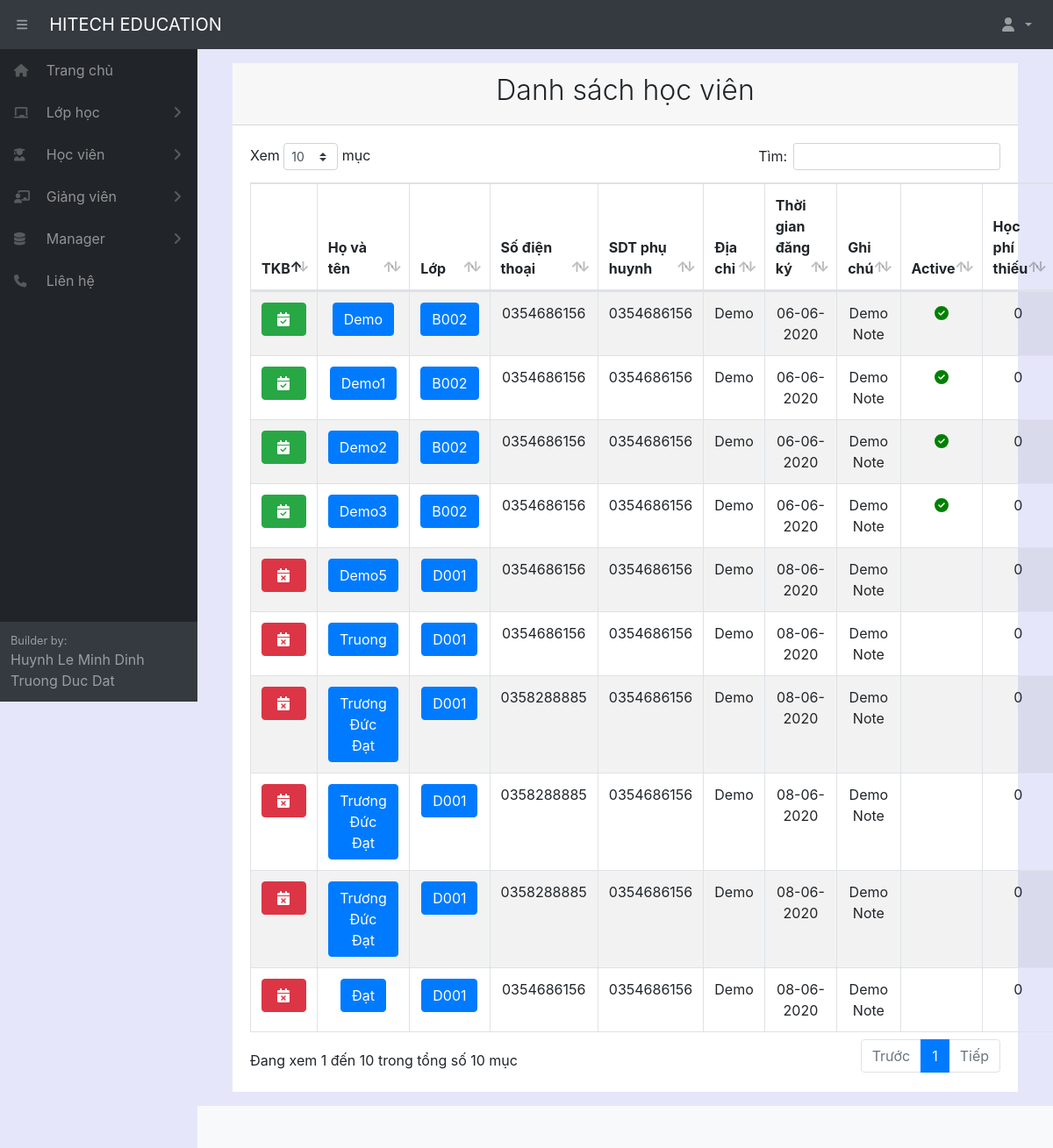
The app's page /liststudent/ (signed in) with its own data.
### home/models.py (models this page shows, shortened)
class Student(models.Model):
    fullname = models.CharField(max_length=100, verbose_name="Tên học sinh")
    gender = models.ForeignKey(Gender, null= True, on_delete=models.SET_NULL)
    birthday = models.DateField(verbose_name="Ngày sinh")
    identity_card = models.CharField(max_length=100, null = True, blank=True, verbose_name="CMND")
    phonenumber = models.CharField(max_length=100, null = True, blank=True, verbose_name="SDT")
    phonenumber_family = models.CharField(max_length=100, null = True, blank=True, verbose_name="SDT phụ huynh")
    email = models.CharField(max_length=100, null = True, blank=True, verbose_name="Email")
    adress = models.CharField(max_length=300, null = True, blank=True, verbose_name="Địa chỉ")
    classname = models.ForeignKey(Classname, null= True, on_delete=models.SET_NULL)
    fee = models.IntegerField(default=0, verbose_name="Học phí")
    fee_remain = models.IntegerField(default=0, verbose_name="Học phí còn lại")
    create_date = models.DateField(auto_now_add=True, verbose_name="Ngày đăng ký học")
    havedetailschedule = active = models.BooleanField(default=False, verbose_name="Thời khóa biểu cá nhân")
    note = models.CharField(max_length=300, null = True, blank=True, verbose_name="Ghi chú")
    active = models.BooleanField(default=True, verbose_name="Trạng thái")
    class Meta:
        ordering =["fullname"]
        verbose_name_plural = "Học sinh"

class Classname(models.Model):
    fullname = models.CharField(max_length=100, verbose_name="Tên lớp học")
    startdate = models.DateField(auto_now_add=True, verbose_name="Ngày bắt đầu")
    room = models.ForeignKey(Room, null= True, on_delete=models.SET_NULL)
    unit = models.ForeignKey(Unit, null = True, on_delete=models.SET_NULL)
    timeshift = models.ForeignKey(TimeShift, null = True, on_delete=models.SET_NULL)
    startdate = models.DateField(verbose_name="Ngày bắt đầu học")
    timeweek = models.ForeignKey(TimeWeek, null = True, on_delete=models.SET_NULL)
    teacher = models.ForeignKey(Teacher, null = True, on_delete=models.SET_NULL)
    datecount = models.IntegerField(default=0, blank=True, verbose_name="Số buổi học")
    note = models.CharField(max_length=300, null = True, blank=True, verbose_name="Ghi chú")
    active = models.BooleanField(default=True, verbose_name="Trạng thái")
    def __str__(self):
        return  self.fullname
    class Meta:
        ordering =["fullname"]
        verbose_name_plural = "Lớp học"

### home/decorators.py (the view)
        def wrapper_func(request, *args, **kwargs):
            group = None
            if request.user.groups.exists():
                group = request.user.groups.all()[0].name
            if group in allowed_roles:
                return view_func(request, *args, **kwargs)
            else:
                return redirect('errorrole')

### home/views.py (called while the page is built)
@login_required(login_url='login')
@allowed_users(allowed_roles=['admin','manager','staff'])
def listStudent(request):
    form = CreateStudentForm()
    liststudent = Student.objects.all()
    listclass = Classname.objects.all()
    for i1 in listclass:
        startdate = datetime.strptime(str(i1.startdate), '%Y-%m-%d')
        today = datetime.now()
        if startdate <= today:
            i1.active=1
            i1.save()
        for a in liststudent:
            if i1.pk==a.classname_id:
                if startdate <= today:
                    a.active=1
                    a.save()
    context = {'listclass': listclass,'liststudent': liststudent}
    return render(request, 'student/student.html', context)

### home/templates/student/student.html (shortened to what this page needs)
{% extends "pages/base.html" %}
{% block content %}
{% load static %}
<div class="card-header">
    <h2 class="text-center font-weight-light">Danh sách học viên</h2>
</div>
<div class="card-body">
    <table id="example" class="table table-striped table-bordered" style="width:100%">
        <thead>
            <tr>
                <th style="width: 5%;">TKB</th>
                <th style="width: 15%;">Họ và tên</th>
                <th style="width: 5%;">Lớp</th>
                <th style="width: 11%;">Số điện thoại</th>
                <th style="width: 11%;">SDT phụ huynh</th>
                <th style="width: 20%;">Địa chỉ</th>
                <th style="width: 10%;">Thời gian đăng ký</th>
                <th style="width: 8%;">Ghi chú</th>
                <th style="width: 5%;">Active</th>
                <th style="width: 10%;">Học phí thiếu</th>
            </tr>
        </thead>
        <tbody>
            {% for i in liststudent %}
            <tr>
                <td style="text-align: center;">
                    {% if i.havedetailschedule %}
                    <a href="/checkinstudent/{{ i.pk }}" style="width: 100%;" class="btn btn-success"><i class="fas fa-calendar-check"
                        style="color: white;"></i></a>
                    {% else %}
                    <a href="/checkinstudent/{{ i.pk }}" style="width: 100%;" class="btn btn-danger"><i class="fas fa-calendar-times"
                        style="color: white;"></i></a>
                    {%endif%}
                </td>
                <td style="text-align: center;"><a href="/student/{{ i.pk }}" class="btn btn-primary">{{ i.fullname }}</a></td>
                <td style="text-align: center;">
                    <a class="btn btn-primary" href="/classstudent/{{ i.classname_id }}">{{ i.classname}}</a>
                </td>
                <td style="text-align: center;">{{ i.phonenumber }}</td>
                <td style="text-align: center;">{{ i.phonenumber_family }}</td>
                <td style="text-align: center;">{{ i.adress }}</td>
                <td style="text-align: center;">{{ i.create_date|date:"d-m-Y" }}</td>
                <td style="text-align: center;">{{ i.note }}</td>
                <td style="text-align: center;">
                    {% if i.active %}
                    <i style="color: green; " class="fas fa-check-circle"></i>
                    {%endif%}
                </td>
                <td style="text-align: center;">{{ i.fee_remain }}</td>
            </tr>
            {% endfor %}
        </tbody>
    </table>
</div>
{% endblock content %}

### records on screen
Student: fullname "Demo", classname "B002", phonenumber "0354686156", phonenumber_family "0354686156", adress "Demo", create_date "06-06-2020", note "Demo Note", active True (drawn), fee_remain "0"
Student: fullname "Demo1", classname "B002", phonenumber "0354686156", phonenumber_family "0354686156", adress "Demo", create_date "06-06-2020", note "Demo Note", active True (drawn), fee_remain "0"
Student: fullname "Demo2", classname "B002", phonenumber "0354686156", phonenumber_family "0354686156", adress "Demo", create_date "06-06-2020", note "Demo Note", active True (drawn), fee_remain "0"
Student: fullname "Demo3", classname "B002", phonenumber "0354686156", phonenumber_family "0354686156", adress "Demo", create_date "06-06-2020", note "Demo Note", active True (drawn), fee_remain "0"
Student: fullname "Demo5", classname "D001", phonenumber "0354686156", phonenumber_family "0354686156", adress "Demo", create_date "08-06-2020", note "Demo Note", fee_remain "0"
Student: fullname "Truong", classname "D001", phonenumber "0354686156", phonenumber_family "0354686156", adress "Demo", create_date "08-06-2020", note "Demo Note", fee_remain "0"
Student: fullname "Trương Đức Đạt", classname "D001", phonenumber "0358288885", phonenumber_family "0354686156", adress "Demo", create_date "08-06-2020", note "Demo Note", fee_remain "0"
Student: fullname "Trương Đức Đạt", classname "D001", phonenumber "0358288885", phonenumber_family "0354686156", adress "Demo", create_date "08-06-2020", note "Demo Note", fee_remain "0"
Student: fullname "Trương Đức Đạt", classname "D001", phonenumber "0358288885", phonenumber_family "0354686156", adress "Demo", create_date "08-06-2020", note "Demo Note", fee_remain "0"
Student: fullname "Đạt", classname "D001", phonenumber "0354686156", phonenumber_family "0354686156", adress "Demo", create_date "08-06-2020", note "Demo Note", fee_remain "0"
